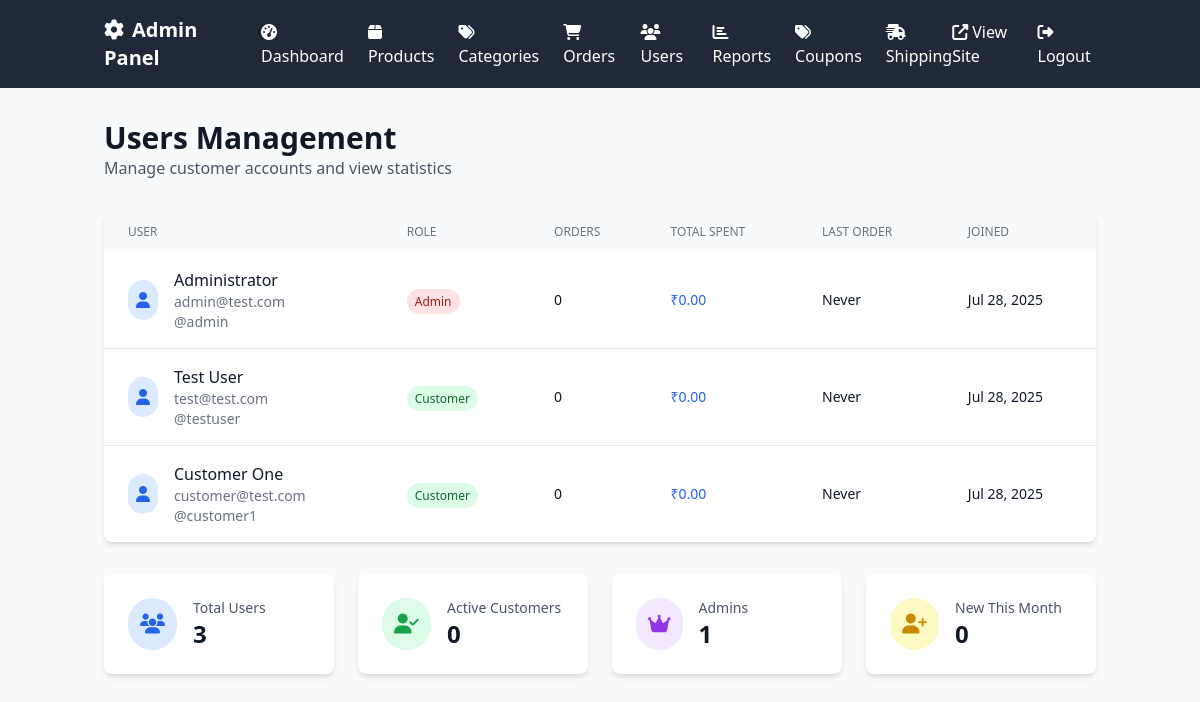
The page /admin/users.php (signed in) on the database its author committed.
### tables this page shows
CREATE TABLE users (
    id INT AUTO_INCREMENT PRIMARY KEY,
    username VARCHAR(50) UNIQUE NOT NULL,
    email VARCHAR(100) UNIQUE NOT NULL,
    password VARCHAR(255) NOT NULL,
    full_name VARCHAR(100) NOT NULL,
    phone VARCHAR(20),
    address TEXT,
    is_admin BOOLEAN DEFAULT FALSE,
    created_at TIMESTAMP DEFAULT CURRENT_TIMESTAMP
);

### config/config.php (called while the page is built, shortened)
<?php
$currencies = [
    'INR' => ['symbol' => '₹', 'rate' => 1.00],
    'USD' => ['symbol' => '$', 'rate' => 0.012],
    'EUR' => ['symbol' => '€', 'rate' => 0.011],
    'GBP' => ['symbol' => '£', 'rate' => 0.0095],
    'JPY' => ['symbol' => '¥', 'rate' => 1.80]
];
function formatPrice($price, $currency = null) {
    global $currencies;
    $currency = $currency ?: $_SESSION['currency'];
    $convertedPrice = $price * $currencies[$currency]['rate'];
    return $currencies[$currency]['symbol'] . number_format($convertedPrice, 2);
}
?>

### admin/users.php (the view, shortened to what this page needs)
<?php
require_once '../config/config.php';
$database = new Database();
$db = $database->getConnection();
$query = "SELECT u.*,
          COUNT(o.id) as total_orders,
          COALESCE(SUM(o.total), 0) as total_spent,
          MAX(o.created_at) as last_order
          FROM users u
          LEFT JOIN orders o ON u.id = o.user_id
          GROUP BY u.id
          ORDER BY u.created_at DESC";
$stmt = $db->prepare($query);
$stmt->execute();
$users = $stmt->fetchAll(PDO::FETCH_ASSOC);
?>
<!DOCTYPE html>
<html lang="en">
<head>
    <script src="https://cdn.tailwindcss.com"></script>
    <link href="https://cdnjs.cloudflare.com/ajax/libs/font-awesome/6.5.1/css/all.min.css" rel="stylesheet">
</head>
<body class="bg-gray-50">
    <?php include 'includes/admin_header.php'; ?>
    <div class="container mx-auto px-4 py-8">
        <div class="mb-8">
            <h1 class="text-3xl font-bold text-gray-900">Users Management</h1>
            <p class="text-gray-600">Manage customer accounts and view statistics</p>
        </div>
        <div class="bg-white rounded-lg shadow-md overflow-hidden">
            <table class="w-full">
                <thead class="bg-gray-50">
                    <tr>
                        <th class="px-6 py-3 text-left text-xs font-medium text-gray-500 uppercase">User</th>
                        <th class="px-6 py-3 text-left text-xs font-medium text-gray-500 uppercase">Role</th>
                        <th class="px-6 py-3 text-left text-xs font-medium text-gray-500 uppercase">Orders</th>
                        <th class="px-6 py-3 text-left text-xs font-medium text-gray-500 uppercase">Total Spent</th>
                        <th class="px-6 py-3 text-left text-xs font-medium text-gray-500 uppercase">Last Order</th>
                        <th class="px-6 py-3 text-left text-xs font-medium text-gray-500 uppercase">Joined</th>
                    </tr>
                </thead>
                <tbody class="divide-y divide-gray-200">
                    <?php foreach ($users as $usr): ?>
                        <tr>
                            <td class="px-6 py-4">
                                <div class="flex items-center">
                                    <div class="bg-blue-100 rounded-full p-2 mr-4">
                                        <i class="fas fa-user text-blue-600"></i>
                                    </div>
                                    <div>
                                        <div class="font-medium text-gray-900"><?php echo htmlspecialchars($usr['full_name']); ?></div>
                                        <div class="text-sm text-gray-500"><?php echo htmlspecialchars($usr['email']); ?></div>
                                        <div class="text-sm text-gray-500">@<?php echo htmlspecialchars($usr['username']); ?></div>
                                    </div>
                                </div>
                            </td>
                            <td class="px-6 py-4">
                                <span class="px-2 py-1 text-xs rounded-full
                                    <?php echo $usr['is_admin'] ? 'bg-red-100 text-red-800' : 'bg-green-100 text-green-800'; ?>">
                                    <?php echo $usr['is_admin'] ? 'Admin' : 'Customer'; ?>
                                </span>
                            </td>
                            <td class="px-6 py-4 text-sm text-gray-900"><?php echo $usr['total_orders']; ?></td>
                            <td class="px-6 py-4 text-sm font-medium text-blue-600"><?php echo formatPrice($usr['total_spent']); ?></td>
                            <td class="px-6 py-4 text-sm text-gray-900">
                                <?php echo $usr['last_order'] ? date('M d, Y', strtotime($usr['last_order'])) : 'Never'; ?>
                            </td>
                            <td class="px-6 py-4 text-sm text-gray-900"><?php echo date('M d, Y', strtotime($usr['created_at'])); ?></td>
                        </tr>
                    <?php endforeach; ?>
                </tbody>
            </table>
        </div>
        <div class="mt-8 grid grid-cols-1 md:grid-cols-4 gap-6">
            <div class="bg-white rounded-lg shadow-md p-6">
                <div class="flex items-center">
                    <div class="bg-blue-100 p-3 rounded-full">
                        <i class="fas fa-users text-blue-600 text-xl"></i>
                    </div>
                    <div class="ml-4">
                        <p class="text-sm text-gray-600">Total Users</p>
                        <p class="text-2xl font-bold text-gray-900"><?php echo count($users); ?></p>
                    </div>
                </div>
            </div>
            <div class="bg-white rounded-lg shadow-md p-6">
                <div class="flex items-center">
                    <div class="bg-green-100 p-3 rounded-full">
                        <i class="fas fa-user-check text-green-600 text-xl"></i>
                    </div>
                    <div class="ml-4">
                        <p class="text-sm text-gray-600">Active Customers</p>
                        <p class="text-2xl font-bold text-gray-900">
                            <?php echo count(array_filter($users, function($u) { return $u['total_orders'] > 0; })); ?>
                        </p>
                    </div>
                </div>
            </div>
            <div class="bg-white rounded-lg shadow-md p-6">
                <div class="flex items-center">
                    <div class="bg-purple-100 p-3 rounded-full">
                        <i class="fas fa-crown text-purple-600 text-xl"></i>
                    </div>
                    <div class="ml-4">
                        <p class="text-sm text-gray-600">Admins</p>
                        <p class="text-2xl font-bold text-gray-900">
                            <?php echo count(array_filter($users, function($u) { return $u['is_admin']; })); ?>
                        </p>
                    </div>
                </div>
            </div>
            <div class="bg-white rounded-lg shadow-md p-6">
                <div class="flex items-center">
                    <div class="bg-yellow-100 p-3 rounded-full">
                        <i class="fas fa-user-plus text-yellow-600 text-xl"></i>
                    </div>
                    <div class="ml-4">
                        <p class="text-sm text-gray-600">New This Month</p>
                        <p class="text-2xl font-bold text-gray-900">
                            <?php
                            $thisMonth = count(array_filter($users, function($u) {
                                return date('Y-m', strtotime($u['created_at'])) == date('Y-m');
                            }));
                            echo $thisMonth;
                            ?>
                        </p>
                    </div>
                </div>
            </div>
        </div>
    </div>
</body>
</html>

### rows shown on the page
users: full_name "Administrator", email "admin@test.com", username "admin", total_orders "0", total_spent "₹0.00", created_at "Jul 28, 2025", is_admin "1"
users: full_name "Test User", email "test@test.com", username "testuser", is_admin "Customer", total_orders "0", total_spent "₹0.00", created_at "Jul 28, 2025"
users: full_name "Customer One", email "customer@test.com", username "customer1", is_admin "Customer", total_orders "0", total_spent "₹0.00", created_at "Jul 28, 2025"

### other values the page prints
count($users) "3"
$thisMonth "0"
